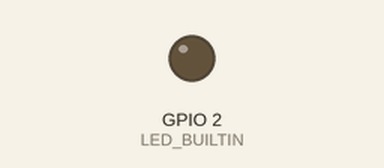
The sketch below on a simulated ESP32. Shown: output pins drawn as LEDs (lit = HIGH). What the sketch prints to the serial monitor is not drawn.

Above: at 0.7 s.
At 38.2 s:
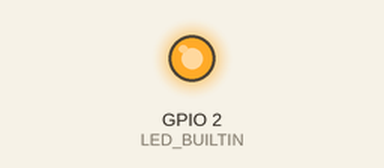
Timing chart, 0 to 44.2 s (numbered marks = the images above):
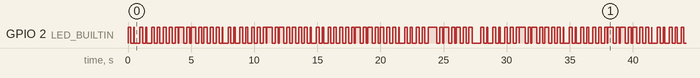

Measured:
- by itself, GPIO 2 (LED_BUILTIN): moves between LOW and HIGH, repeating every 34.0 s
- by itself, everything shown: repeats every 41.5 s, in 164 steps

The sketch:

dk_challenge_2.ino
```cpp
// Maci's submission for Digikey Intro to RTOS Challenge 2
// Add another task that also blinks the LED concurrently to task 1

#if CONFIG_FREERTOS_UNICORE
#define ARDUINO_RUNNING_CORE 0
#else
#define ARDUINO_RUNNING_CORE 1
#endif

#ifndef LED_BUILTIN
#define LED_BUILTIN 2  // Specify the LED pin on my board
#endif

#define DELAY1 500
#define DELAY2 233

// Define tasks.
void TaskBlink1(void *pvParameters);
void TaskBlink2(void *pvParameters);

// The setup function runs once when you press reset or power on the board.
void setup() {
  // Initialize serial communication at 115200 bits per second:
  Serial.begin(115200);

  // Set up two tasks to run independently.
  xTaskCreatePinnedToCore(
    TaskBlink1,
    "Task Blink 1", // A name just for humans
    1024,        // The stack size can be checked by calling `uxHighWaterMark = uxTaskGetStackHighWaterMark(NULL);`
    NULL, // Task parameter which can modify the task behavior. This must be passed as pointer to void.
    1,  // Priority
    NULL, // Task handle is not used here - simply pass NULL
    ARDUINO_RUNNING_CORE
    );

  xTaskCreatePinnedToCore(
    TaskBlink2,
    "Task Blink 2",
    1024,  // Stack size
    NULL,  // When no parameter is used, simply pass NULL
    1,  // Priority
    NULL, // With task handle we will be able to manipulate with this task.
    ARDUINO_RUNNING_CORE // Core on which the task will run
    );

  Serial.printf("Maci's Solution to DK FreeRTOS Challenge 2\n");
  // Now the task scheduler, which takes over control of scheduling individual tasks, is automatically started.
}

void loop(){
}

/*--------------------------------------------------*/
/*---------------------- Tasks ---------------------*/
/*--------------------------------------------------*/

void TaskBlink1(void *pvParameters){
  /*
    Blink1
    Turns on an LED on for one second, then off for one second, repeatedly.
  */

  // initialize digital LED_BUILTIN as an output.
  pinMode(LED_BUILTIN, OUTPUT);

  for (;;){ // A Task shall never return or exit.
    digitalWrite(LED_BUILTIN, HIGH);   // turn the LED on (HIGH is the voltage level)
    vTaskDelay(DELAY1 / portTICK_PERIOD_MS);
    digitalWrite(LED_BUILTIN, LOW);    // turn the LED off by making the voltage LOW
    vTaskDelay(DELAY1 / portTICK_PERIOD_MS);
  }
}

void TaskBlink2(void *pvParameters){  // This is a task.
  /*
    Blink2
    Turns on an LED on for a bit, then off for a bit, repeatedly.
  */

  // initialize digital LED_BUILTIN as an output.
  pinMode(LED_BUILTIN, OUTPUT);

  for (;;){ // A Task shall never return or exit.
    digitalWrite(LED_BUILTIN, HIGH);   // turn the LED on (HIGH is the voltage level)
    vTaskDelay(DELAY2 / portTICK_PERIOD_MS);
    digitalWrite(LED_BUILTIN, LOW);    // turn the LED off by making the voltage LOW
    vTaskDelay(DELAY2 / portTICK_PERIOD_MS);
  }
}
```
